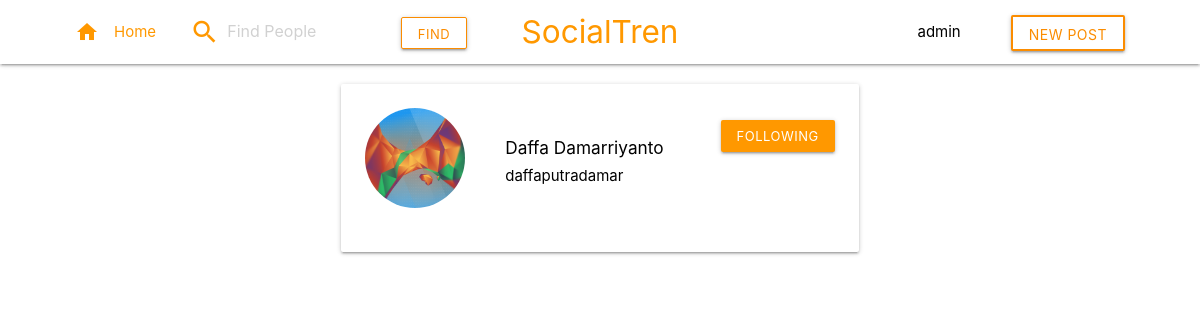
/search.php?username=daffaputradamar (signed in), run on the app's committed database.
### tables this page shows
CREATE TABLE `users` (
  `kd_user` int(11) NOT NULL,
  `username` varchar(30) NOT NULL,
  `password` text NOT NULL,
  `first_name` varchar(15) NOT NULL,
  `last_name` varchar(15) NOT NULL,
  `photo_profil` varchar(50) NOT NULL DEFAULT 'default-profile.png',
  `is_admin` tinyint(1) NOT NULL DEFAULT '0'
);

### search.php (the view, shortened to what this page needs)
<?php
include 'helper/connection.php';
$user_id = $_SESSION['user'];
$get_username = $_GET['username'];
?>
<!DOCTYPE html>
<html>
    <?php include 'layouts/header.php'; ?>
    <body>
        <?php include 'layouts/navbar.php'; ?>
        <div class="container">
            <div class="row">
                <div class="col s6 offset-s3">
                    <?php
                        $query = "SELECT * FROM users
                            WHERE (username LIKE '%$get_username%' OR first_name LIKE '%$get_username%' OR last_name LIKE '%$get_username%') AND kd_user != $user_id AND kd_user != 1";
                        $result = mysqli_query($con, $query);
                        $num_row = mysqli_num_rows($result);
                        if ($num_row !== 0) {
                            while ($row = mysqli_fetch_assoc($result)) {
                                $user = $row['kd_user'];
                    ?>
                        <a href="profile.php?kd_user=<?=$user?>">
                            <div class="card">
                                <div class="card-content">
                                    <div class="row">
                                        <div class="col s8">
                                            <div class="flex flex--centered--vertical">
                                                <img src="assets/photo_profil/<?=$row['photo_profil']?>" alt="photo profile" class="circle mr-20" width="100" height="100">
                                                <div class="ml-20 black-text">
                                                    <h6><?=$row['first_name']?> <?=$row['last_name']?></h6>
                                                    <p><?=$row['username']?></p>
                                                </div>
                                            </div>
                                        </div>
                                        <div class="col s4">
                                            <div class="flex flex--centered--vertical flex--end--horizontal">
                                                <?php
                                                    $query = "SELECT * FROM followers WHERE kd_user_followed = $user AND kd_user_following = $user_id LIMIT 1";
                                                    $res = mysqli_query($con, $query);
                                                    if (mysqli_fetch_assoc($res)) {
                                                ?>
                                                    <form action="actions/add_follower.php" method="post">
                                                        <button class="btn btn-small mt-12 orange" type="submit" name="submit-follow">following
                                                        </button>
                                                    </form>
                                                <?php } ?>
                                            </div>
                                        </div>
                                    </div>
                                </div>
                            </div>
                        </a>
                    <?php } } ?>
                </div>
            </div>
        </div>
    </body>
</html>

### layouts/navbar.php (shortened to what this page needs)
<?php
    $query = "SELECT * FROM users WHERE kd_user = $user_id";
    $result = mysqli_query($con, $query);
    $row = mysqli_fetch_assoc($result);
?>
<div class="navbar-fixed">
    <nav>
        <div class="nav-wrapper white">
            <div class="container">
                <a href="home.php" class="brand-logo orange-text center navLogo">SocialTren</a>
                <ul id="nav-mobile">
                    <li><a class="orange-text" href="home.php"><i class="material-icons left">home</i>Home</a></li>
                    <li>
                        <form action="search.php" method="get">
                            <div class="center row">
                                <div class="col s12">
                                    <div class="row">
                                        <div class="input-field col s8 orange-text">
                                            <i class="orange-text material-icons prefix top-0" style="top:0;">search</i>
                                            <input type="text" name="username" placeholder="Find People" class="orange-text" >
                                        </div>
                                        <div class="col-4">
                                            <button class="btn btn-small orange button--primary--outline button--primary--outline--thin">Find</button>
                                        </div>
                                    </div>
                                </div>
                            </div>
                        </form>
                    </li>
                </ul>
                <ul id="nav-mobile" class="right">
                    <li class="mr-20">
                        <a href="#" class="dropdown-trigger black-text" data-target='profile-dropdown'>
                            <?=$row['username']?>
                        </a>
                    </li>
                    <li><a href="home.php" class="button__a--no-background"><button class="btn orange button--primary--outline">New Post</button></a></li>
                </ul>
            </div>
        </div>
    </nav>
</div>

### css/style.css (style rules this page uses)
.flex { display: flex; }
.flex--centered--vertical { align-items: center; }
.flex--end--horizontal { justify-content: flex-end; }
.container { margin: 0 auto !important; max-width: 1280px !important; width: 90% !important; }
@media only screen and (min-width: 601px) { .container { width: 85% !important; } }
@media only screen and (min-width: 993px) { .container { width: 90% !important; } }
.top-0 { top: 0; }
.mt-12 { margin-top: 12px; }
.ml-20 { margin-left: 20px; }
.mr-20 { margin-right: 20px; }
.button--primary--outline { background-color: white !important; color: #fb8c00; border: #fb8c00 solid 2px; }
.button--primary--outline--thin { border: #fb8c00 solid 1px; }

### data on the page
users: username "admin"
users: photo_profil (picture), first_name "Daffa", last_name "Damarriyanto", username "daffaputradamar"
